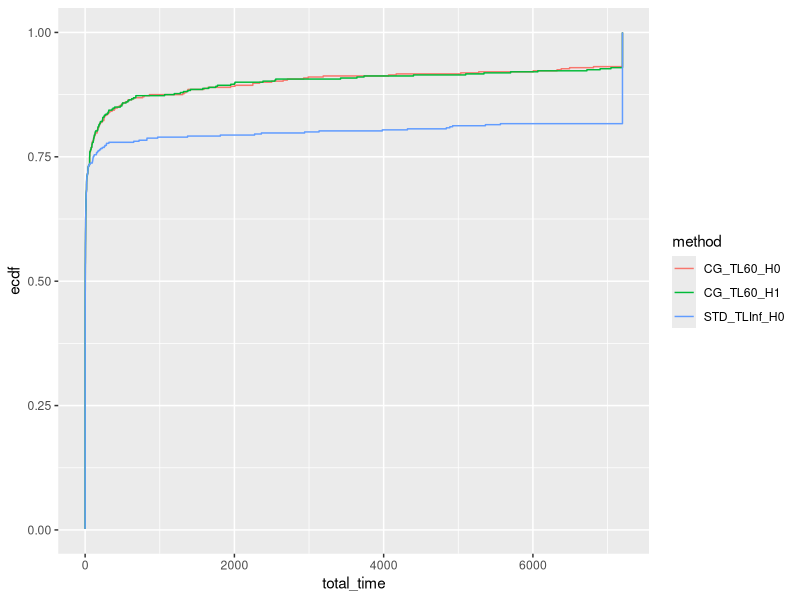
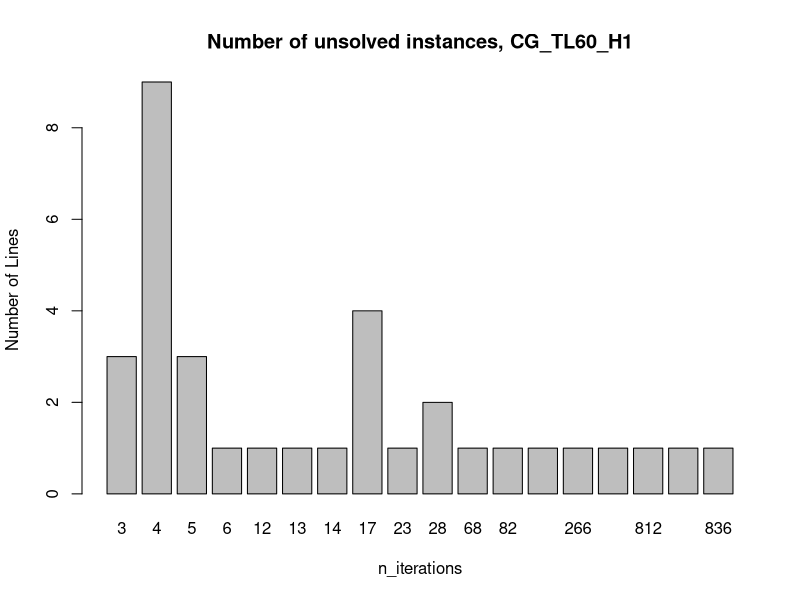
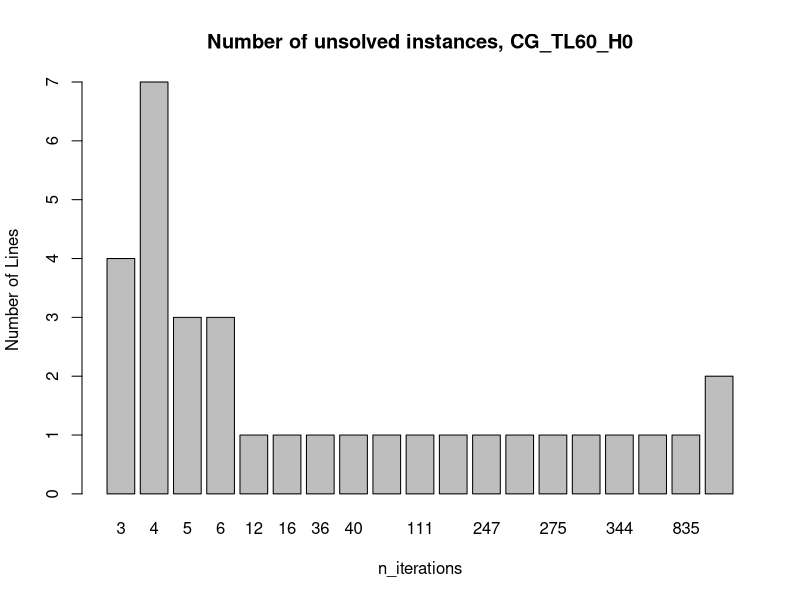
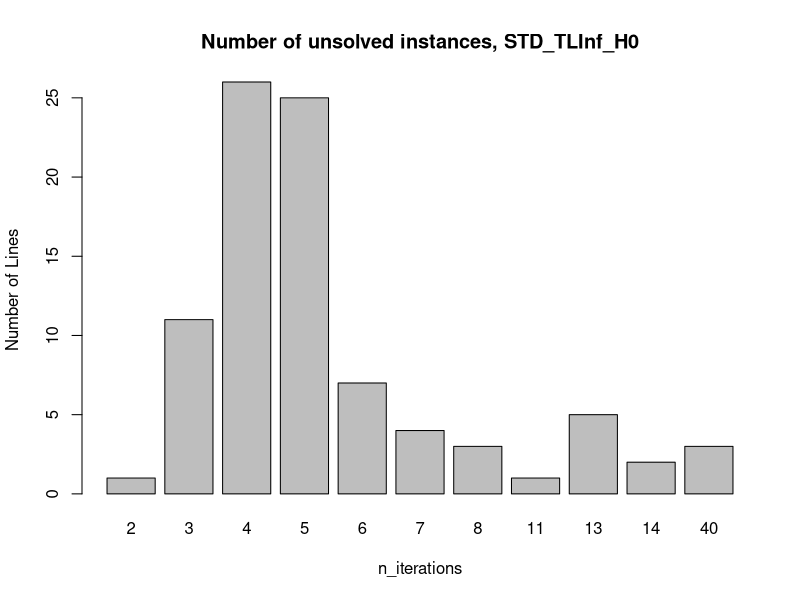

Reproduce these figures in R, in order.
## ---- chunk 1
library(rmarkdown)
library(kableExtra)
library(tidyr)
library(ggplot2)
## ---- chunk 2
data = read.csv("results.jsp.csv", header = FALSE)
colnames(data) = c("tag", "instance", "standard_phase_time_limit", "master_solver", "status", "reason", "has_large_scaled", "n_iterations", "total_time", "master_time", "adversarial_time", "best_bound", "best_obj", "relative_gap", "absolute_gap", "adversarial_unexpected_status",  "with_heuristic", "with_non_optimal_pricing", "n_jobs", "Gamma", "blank")
data = data[, !(names(data) %in% c("tag", "blank"))]
data[data$total_time > 7200,]$total_time = 7200
paged_table(data)
## ---- chunk 3
data$method = paste0(data$master_solver, "_TL", data$standard_phase_time_limit, "_H", data$with_heuristic)
unique(data$method)
data = data[data$method != "STD_TLInf_H1" & data$method != "CG_TL120_H0" & data$method != "CG_TL120_H1",]
## ---- chunk 4
ggplot(data, aes(x = total_time, col = method)) + stat_ecdf(pad = FALSE) + coord_cartesian(xlim = c(0,7200))
## ---- chunk 5
library(dplyr)

data_with_ecdf = data %>%
  group_by(method) %>%
  arrange(total_time) %>%
  mutate(ecdf_value = ecdf(total_time)(total_time)) %>%
  ungroup()

for (method in unique(data_with_ecdf$method)) {
  output = data_with_ecdf[data_with_ecdf$method == method,]
  output = output[,c("total_time", "ecdf_value")]
  output$log_total_time = log10(output$total_time)
  output = output[output$total_time < 7200,]
  write.csv(output, file = paste0(method, ".csv"), row.names = FALSE)
}
## ---- chunk 6
for (method in unique(data_with_ecdf$method)) {
  filtered_data <- data[data$method == method,] %>%
    filter(total_time == 7200) %>%
    group_by(n_iterations) %>%
    summarize(count = n()) %>%
    ungroup()
  
  # Create a bar plot
  barplot(filtered_data$count, names.arg = filtered_data$n_iterations, xlab = "n_iterations", ylab = "Number of Lines",  main = paste0("Number of unsolved instances, ", method))
}
## ---- chunk 7
# Calculate the summary statistics for instances with total_time < 7200
summary_data_lt_7200 <- data %>%
  filter(total_time < 7200) %>%
  group_by(n_jobs, Gamma, method) %>%
  summarize(
    avg_total_time = mean(total_time, na.rm = TRUE),
    avg_master_time = mean(master_time, na.rm = TRUE),
    avg_adversarial_time = mean(adversarial_time, na.rm = TRUE),
    avg_n_iterations = mean(n_iterations, na.rm = TRUE),
    sum_has_large_scaled = sum(has_large_scaled),
    num_lines = n()
  ) %>%
  ungroup() %>%
  arrange(n_jobs, Gamma, method)

# Calculate the summary statistics for instances with total_time >= 7200
summary_data_ge_7200 <- data %>%
  filter(total_time >= 7200) %>%
  group_by(n_jobs, Gamma, method) %>%
  summarize(
    avg_n_iterations_unsolved = mean(n_iterations, na.rm = TRUE),
    num_lines_unsolved = n()
  ) %>%
  ungroup() %>%
  arrange(n_jobs, Gamma, method)

# Transpose the data for method to be above the table
transposed_data_lt_7200 <- summary_data_lt_7200 %>%
  pivot_wider(names_from = method, values_from = avg_total_time:num_lines)

transposed_data_ge_7200 <- summary_data_ge_7200 %>%
  pivot_wider(names_from = method, values_from = avg_n_iterations_unsolved:num_lines_unsolved) %>%
  select(-n_jobs, -Gamma)

# Create a table using kable
summary_table <- cbind(
  transposed_data_lt_7200,
  transposed_data_ge_7200
) %>%
  kable() %>%
  kable_styling(full_width = FALSE, position = "center")

# Print the table
summary_table
